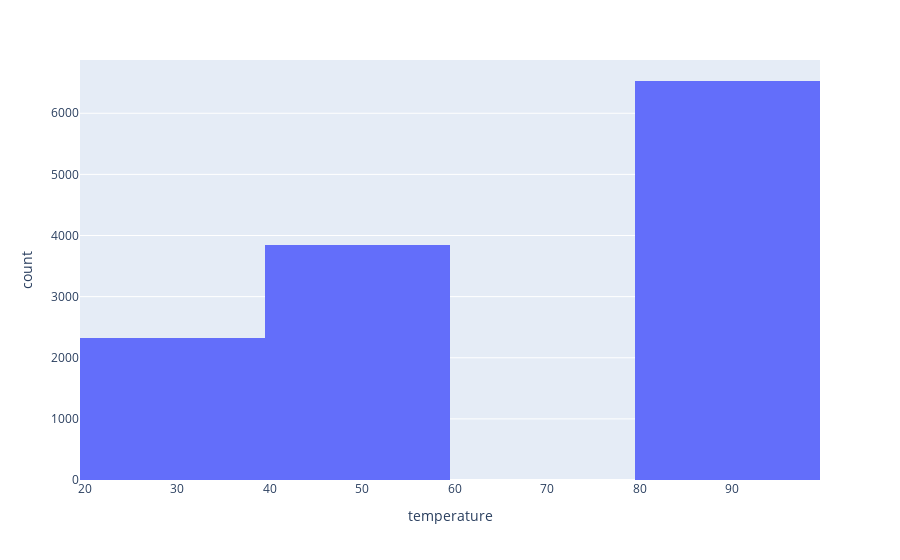

Source (notebook cell):
### Code cell
px.histogram(data,"temperature")

### Figure 1 — Plotly figure (JSON) as saved in the notebook; plotly's stock layout.template omitted (floating-point values rounded to 4 significant figures; data arrays with more than 128 entries replaced by an {"elided": "..."} marker saying what was removed)
{"data": [{"alignmentgroup": "True", "bingroup": "x", "hovertemplate": "temperature=%{x}<br>count=%{y}<extra></extra>", "legendgroup": "", "marker": {"color": "#636efa", "pattern": {"shape": ""}}, "name": "", "offsetgroup": "", "orientation": "v", "showlegend": false, "type": "histogram", "x": {"elided": "12684 int values"}, "xaxis": "x", "yaxis": "y"}], "layout": {"barmode": "relative", "legend": {"tracegroupgap": 0}, "margin": {"t": 60}, "xaxis": {"anchor": "y", "domain": [0, 1], "title": {"text": "temperature"}}, "yaxis": {"anchor": "x", "domain": [0, 1], "title": {"text": "count"}}}}
